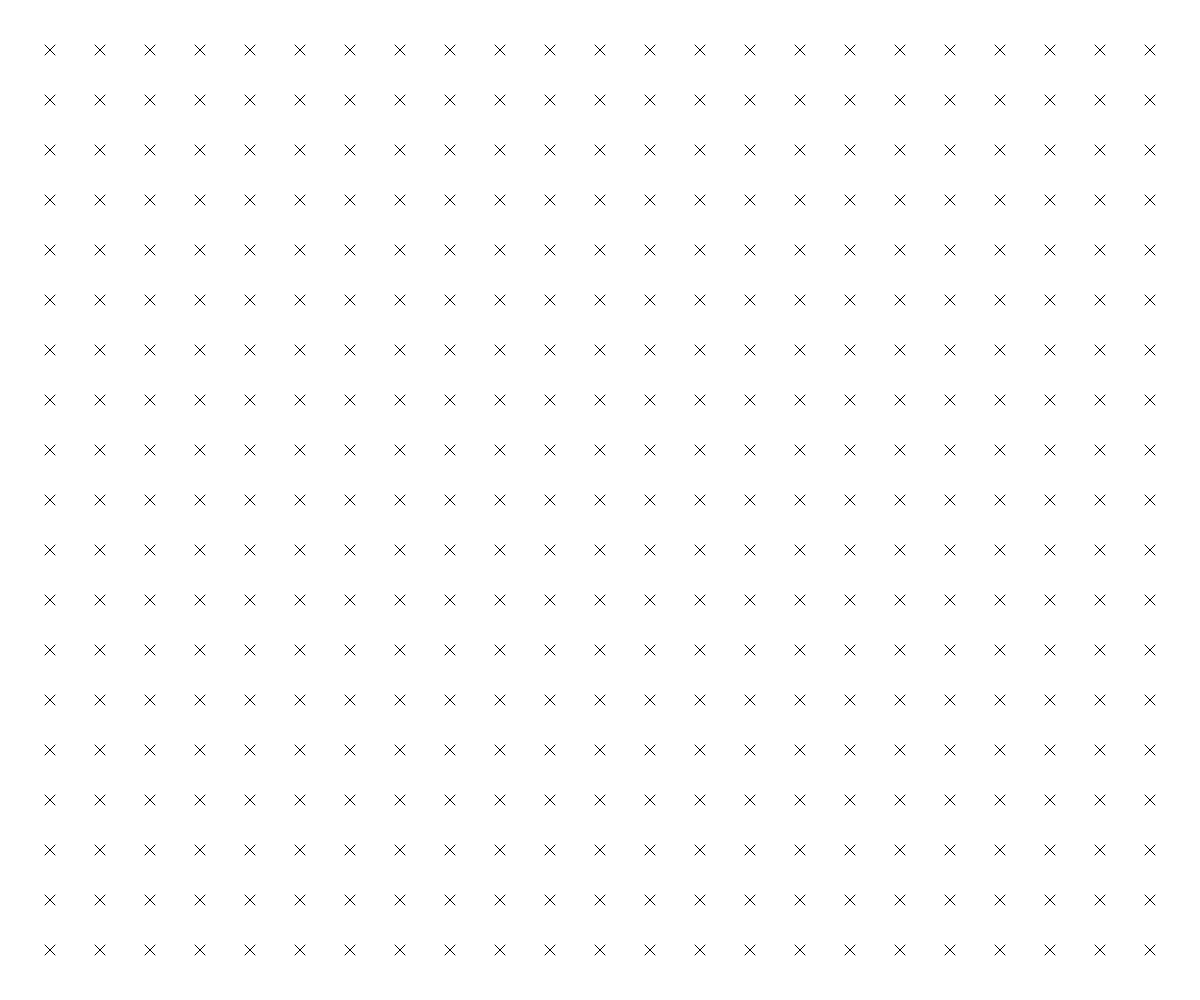
Frame 1 (no input)
Frame 60 (no input): identical to frame 1, image omitted
Frame 120 (the mouse pressed at the canvas centre since frame 60): identical to frame 1, image omitted

The p5.js sketch that drew this single still picture (run headless with seeded random() and noise() and a simulated clock; from frame 60 on, the mouse is pressed at the canvas centre):

// p5.js sketch
// ── sketch.js
// "For loops are cool." Part 1
var s = 5; // don't be lazy, use variables ;)
           // try changing this value to see how it affects the drawing
function setup() {
  // use p5 variables that link canvas size to the window size
  // change window size and hit refresh to see your sketch change
  createCanvas(windowWidth, windowHeight);
  // turn off fill
  noFill();
}

function draw() {
  background(255);
  // Nested for loop structure 
  // Iterating across the screen from 50 to width minus 50
  for(var x = 50; x <= width-50; x += 50){
    // Iterating from top down to height minus 50
    for (var y = 50; y <= height-50; y +=50){
      line(x - s, y - s, x + s, y + s);
      line(x + s, y - s, x - s, y + s);
    }
  }
}
